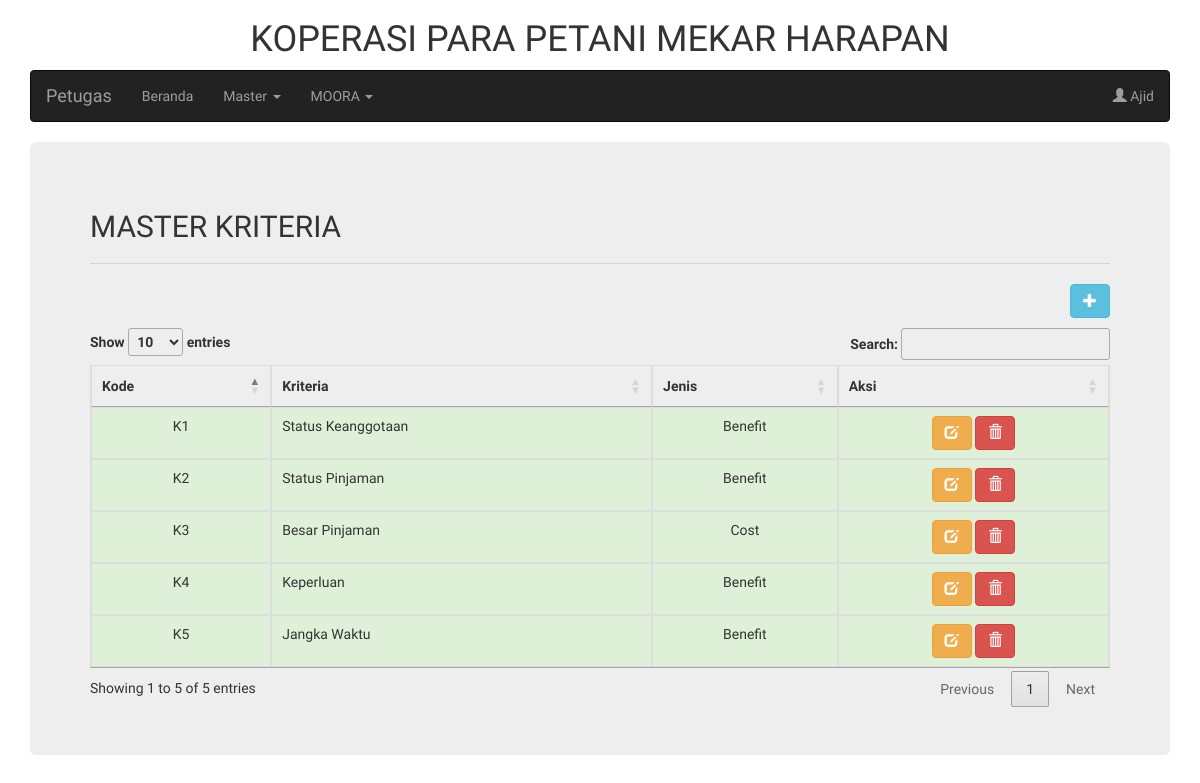
/halaman_petugas.php?page=master_kriteria (signed in), run on an earlier commit of the app's database.
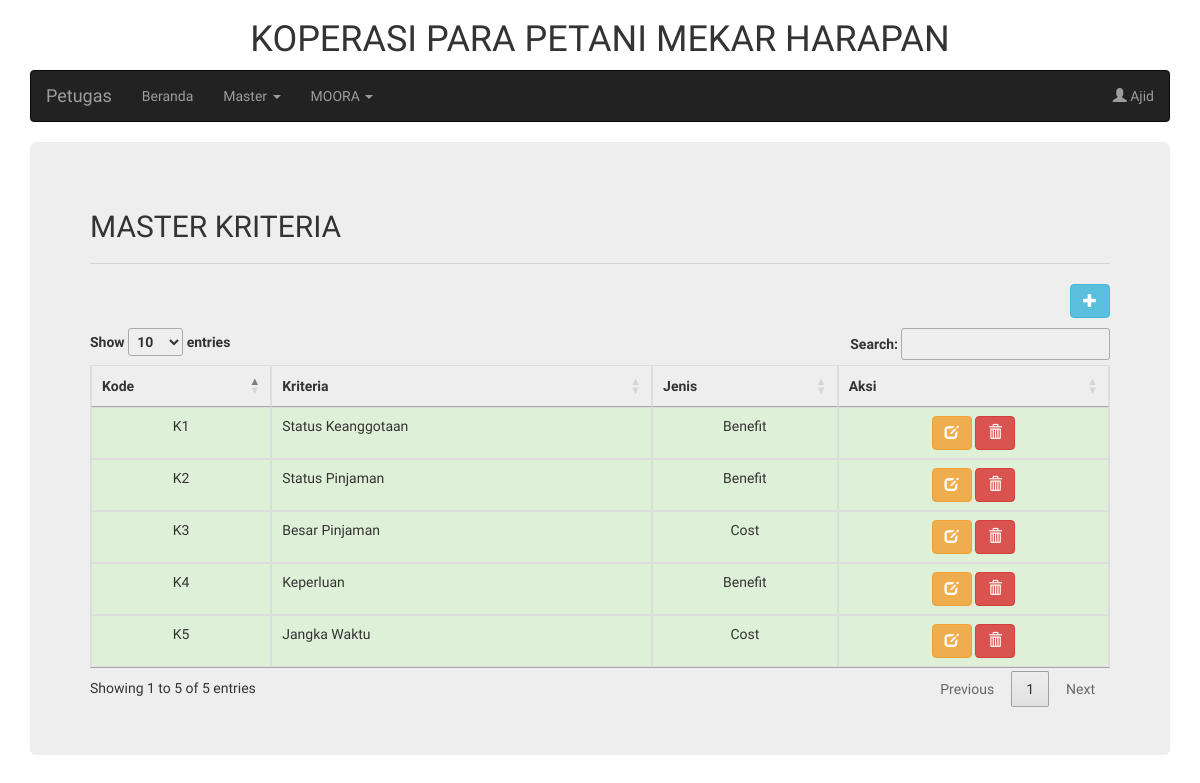
And on a later commit of the database.
### tables this page shows
CREATE TABLE `user` (
  `id` int(11) NOT NULL,
  `nama` varchar(255) NOT NULL,
  `username` varchar(255) NOT NULL,
  `password` varchar(255) NOT NULL,
  `level` enum('petugas','pengawas','anggota','ketua') NOT NULL,
  `status` enum('aktif','pasif') NOT NULL
);

CREATE TABLE `tb_kriteria` (
  `id` int(11) NOT NULL,
  `kode` varchar(3) NOT NULL,
  `kriteria` varchar(50) NOT NULL,
  `jenis` varchar(20) NOT NULL
);

### petugas/master_kriteria.php (the view, shortened to what this page needs)
<h2>MASTER KRITERIA</h2>
<hr />
<button type="button" class="btn btn-info pull-right" style="margin-bottom: 10px" data-toggle="modal" data-target="#modalTambah">
  <span class="glyphicon glyphicon-plus"></span>
</button>
<table class="table table-bordered" id="tabel-data">
  <thead>
    <tr>
      <th class="text-center">Kode</th>
      <th class="text-center">Kriteria</th>
      <th class="text-center">Jenis</th>
      <th class="text-center">Aksi</th>
    </tr>
  </thead>
  <tbody>
    <?php
      $sqlKriteria = "SELECT * FROM tb_kriteria";
      $queryKriteria = mysqli_query($koneksi, $sqlKriteria);
    ?>
    <?php while($listKriteria = mysqli_fetch_array($queryKriteria)){ ?>
      <tr class="success">
        <td class="text-center"><?php echo $listKriteria['kode']; ?></td>
        <td><?php echo $listKriteria['kriteria']; ?></td>
        <td class="text-center"><?php echo $listKriteria['jenis']; ?></td>
        <td class="text-center">
          <a
            href="javascript:;"
            data-id="<?php echo $listKriteria['id'] ?>"
            data-kode="<?php echo $listKriteria['kode'] ?>"
            data-kriteria="<?php echo $listKriteria['kriteria'] ?>"
            data-jenis="<?php echo $listKriteria['jenis'] ?>"
            data-toggle="modal" data-target="#modalEdit"
            class="btn btn-warning">
              <span class="glyphicon glyphicon-edit"></span>
          </a>
          <a
            href="javascript:;"
            data-id="<?php echo $listKriteria['id'] ?>"
            data-toggle="modal" data-target="#modalHapus"
            class="btn btn-danger">
              <span class="glyphicon glyphicon-trash"></span>
          </a>
        </td>
      </tr>
    <?php } ?>
  </tbody>
</table>

### halaman_petugas.php (shortened to what this page needs)
<!DOCTYPE html>
<html lang="en">
<head>
  <link rel="stylesheet" href="https://maxcdn.bootstrapcdn.com/bootstrap/3.4.0/css/bootstrap.min.css">
  <link rel="stylesheet" type="text/css" media="screen" href="https://cdn.datatables.net/1.10.19/css/jquery.dataTables.min.css">
</head>
<body style="font-family: 'Didact Gothic', sans-serif;">
  <?php include("koneksi.php"); ?>
  <?php
      $sqlAnggota = "SELECT * FROM user WHERE username = '".$_SESSION['username']."'";
      $queryAnggota = mysqli_query($koneksi, $sqlAnggota);
      $anggota = mysqli_fetch_array($queryAnggota);
  ?>
  <div class="container">
  <h1 class="text-center">KOPERASI PARA PETANI MEKAR HARAPAN</h1>
    <nav class="navbar navbar-inverse">
      <div class="container-fluid">
        <div class="navbar-header">
          <a class="navbar-brand" href="halaman_petugas.php?page=home">Petugas</a>
        </div>
        <ul class="nav navbar-nav">
          <li><a href="halaman_petugas.php?page=home">Beranda</a></li>
          <li class="dropdown">
            <a class="dropdown-toggle" data-toggle="dropdown" href="#">Master
            <span class="caret"></span></a>
          </li>
          <li class="dropdown">
            <a class="dropdown-toggle" data-toggle="dropdown" href="#">MOORA
            <span class="caret"></span></a>
          </li>
        </ul>
        <ul class="nav navbar-nav navbar-right">
          <li class="dropdown"><a class="dropdown-toggle" data-toggle="dropdown" href="#"><span class="glyphicon glyphicon-user"></span> <?php echo $anggota['nama']; ?></a>
          </li>
        </ul>
      </div>
    </nav>
    <div class="jumbotron">
      <?php
        if(isset($_GET['page'])){
          $page = $_GET['page'];
          switch ($page) {
            case 'master_kriteria':
              include "petugas/master_kriteria.php";
              break;
          }
        }else{
          include "petugas/home.php";
        }
       ?>
    </div>
  </div>
</body>
</html>

What changed in the data, as far as the page shows it:
changed tb_kriteria "Jangka Waktu": jenis "Benefit" → "Cost"
